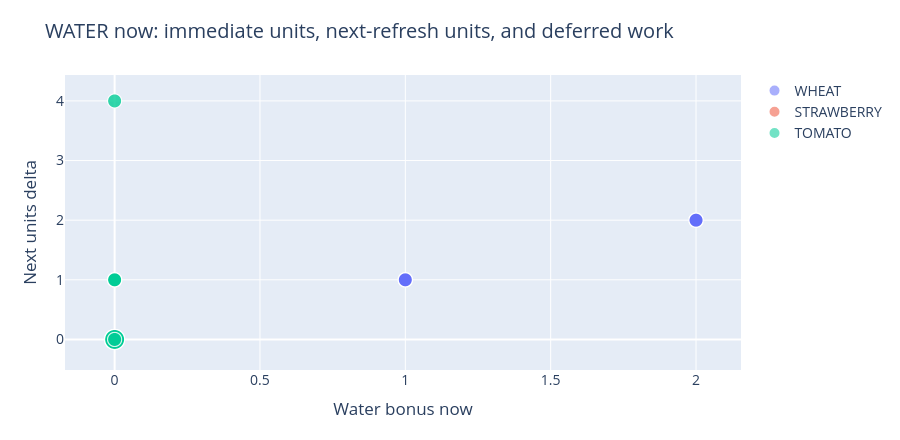

This figure's notebook cell:
### Code cell
figures.append(screen_plots[2])
screen_plots[2].show()

### Figure 1 — Plotly figure (JSON) as saved in the notebook; plotly's stock layout.template omitted (floating-point values rounded to 4 significant figures; data arrays with more than 128 entries replaced by an {"elided": "..."} marker saying what was removed)
{"data": [{"customdata": {"elided": "1524x6 float values"}, "hovertemplate": "crop=WHEAT<br>water_bonus_now=%{x}<br>next_units_delta=%{y}<br>size=%{marker.size}<br>seed=%{customdata[0]}<br>seat=%{customdata[1]}<br>day=%{customdata[2]}<br>hour=%{customdata[3]}<br>dry_streak=%{customdata[4]}<br>defer_eligible=%{customdata[5]}<extra></extra>", "legendgroup": "WHEAT", "marker": {"color": "#636efa", "opacity": 0.55, "size": {"elided": "1524 float values"}, "sizemode": "area", "sizeref": 0.005, "symbol": "circle"}, "mode": "markers", "name": "WHEAT", "showlegend": true, "type": "scattergl", "x": {"elided": "1524 float values"}, "xaxis": "x", "y": {"elided": "1524 float values"}, "yaxis": "y"}, {"customdata": {"elided": "994x6 float values"}, "hovertemplate": "crop=STRAWBERRY<br>water_bonus_now=%{x}<br>next_units_delta=%{y}<br>size=%{marker.size}<br>seed=%{customdata[0]}<br>seat=%{customdata[1]}<br>day=%{customdata[2]}<br>hour=%{customdata[3]}<br>dry_streak=%{customdata[4]}<br>defer_eligible=%{customdata[5]}<extra></extra>", "legendgroup": "STRAWBERRY", "marker": {"color": "#EF553B", "opacity": 0.55, "size": {"elided": "994 float values"}, "sizemode": "area", "sizeref": 0.005, "symbol": "circle"}, "mode": "markers", "name": "STRAWBERRY", "showlegend": true, "type": "scattergl", "x": {"elided": "994 float values"}, "xaxis": "x", "y": {"elided": "994 float values"}, "yaxis": "y"}, {"customdata": {"elided": "1140x6 float values"}, "hovertemplate": "crop=TOMATO<br>water_bonus_now=%{x}<br>next_units_delta=%{y}<br>size=%{marker.size}<br>seed=%{customdata[0]}<br>seat=%{customdata[1]}<br>day=%{customdata[2]}<br>hour=%{customdata[3]}<br>dry_streak=%{customdata[4]}<br>defer_eligible=%{customdata[5]}<extra></extra>", "legendgroup": "TOMATO", "marker": {"color": "#00cc96", "opacity": 0.55, "size": {"elided": "1140 float values"}, "sizemode": "area", "sizeref": 0.005, "symbol": "circle"}, "mode": "markers", "name": "TOMATO", "showlegend": true, "type": "scattergl", "x": {"elided": "1140 float values"}, "xaxis": "x", "y": {"elided": "1140 float values"}, "yaxis": "y"}], "layout": {"font": {"size": 14}, "height": 440, "hovermode": "closest", "legend": {"itemsizing": "constant", "title": {"text": ""}, "tracegroupgap": 0}, "margin": {"b": 70, "l": 65, "r": 40, "t": 75}, "title": {"text": "WATER now: immediate units, next-refresh units, and deferred work"}, "xaxis": {"anchor": "y", "domain": [0, 1], "title": {"text": "Water bonus now"}}, "yaxis": {"anchor": "x", "domain": [0, 1], "title": {"text": "Next units delta"}}}}
